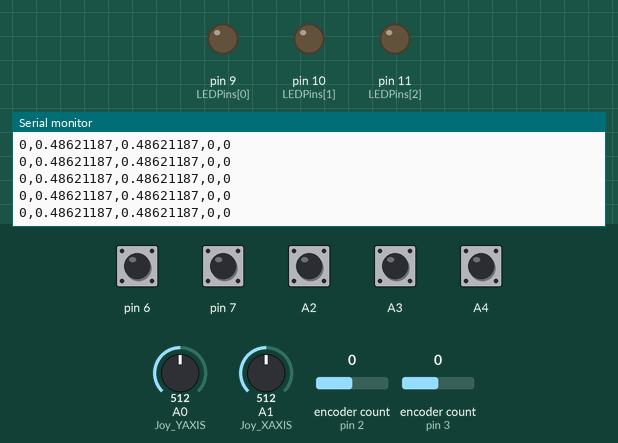
Bench run of a sketch on a simulated Arduino Uno, built with avr-gcc and run on an emulated ATmega328P. On the bench: output pins drawn as LEDs (lit = HIGH), the last lines printed to the serial monitor. Inputs (shaded band) come from the test bench; at power-on: A2–4, pin 6, pin 7 HIGH, A0 (Joy_YAXIS) = 512, A1 (Joy_XAXIS) = 512, encoder count (sensors on pin 2, pin 3) 0.

Above: at 13.2 s.
13.3 s: A0 (Joy_YAXIS) set to 353
At 14.0 s:
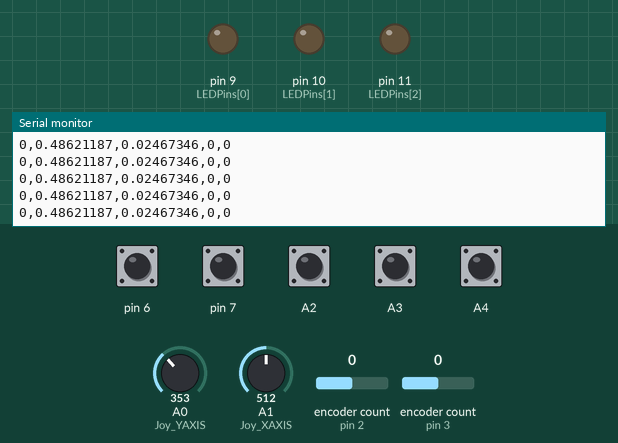
16.3 s: A0 (Joy_YAXIS) set to 327
At 16.8 s:
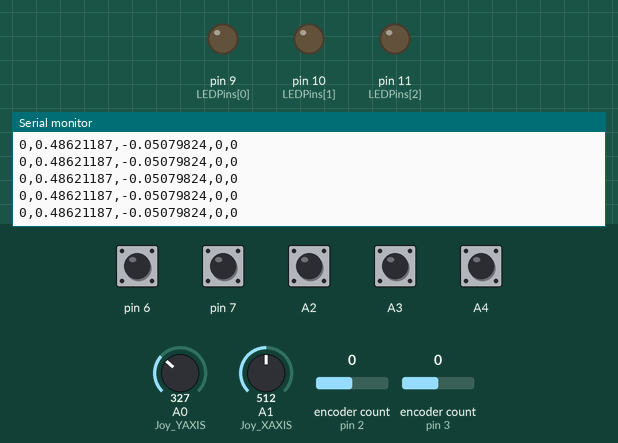
Timing chart, 0 to 19.3 s (numbered marks = the images above; inputs shaded):
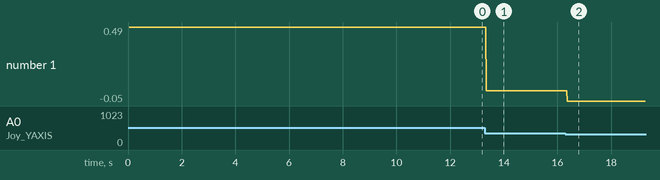

Measured:
- after the input at 13.3 s, the serial monitor: prints a new line after 0.06 s (image 1)
- after the input at 16.3 s, the serial monitor: prints a new line after 0.07 s (image 2)
- plotted number 1: 0.49 → 0.02 after the input at 13.3 s, 0.02 → -0.05 after the input at 16.3 s

The sketch:

ArduinoSketch.ino
```cpp
#include<Uduino.h>
#include<Encoder.h>

struct Button {
  byte pin;
  unsigned long lastPressed;

  public:
    Button (byte buttonPin) {
      pin = buttonPin;
      pinMode(buttonPin, INPUT_PULLUP);
      lastPressed = 0;
    }

    bool read_down() {
      bool pressed = false;
      if (digitalRead(pin) == LOW) {
        pressed = (millis() - lastPressed > 50);
        lastPressed = millis();
      }
      return pressed;
    }

    bool read() {
      return digitalRead(pin) == LOW;
    }
};

// ====================================================== //

Uduino uduino("Uno");

Encoder encoders[] = {Encoder(2, 4), Encoder(3, 5)};
Button buttons[] = {Button(6), Button(7), Button(A2), Button(A3), Button(A4)};

#define Joy_XAXIS A1
#define Joy_YAXIS A0
#define Joy_LIMIT 344.5

byte LEDPins[] = {9, 10, 11};

// ====================================================== //

void setup() {
  Serial.begin(9600);
  Serial.println("Buttons:,Analog_X:,Analog_Y:,Encoder_1:,Encoder_2:");

  uduino.addCommand("SetLED", set_led);
  uduino.addCommand("SetLEDs", set_leds);
  for (int LEDPin : LEDPins) pinMode(LEDPin, OUTPUT);
}

void loop() {
  uduino.update();

  byte buttonStates = 0;
  for (int i = 0; i < 5; i++) buttonStates += (1 << i) * buttons[i].read();

  Serial.print(buttonStates);
  Serial.print(',');
  Serial.print(analogRead(Joy_XAXIS) / Joy_LIMIT - 1.0, 8);
  Serial.print(',');
  Serial.print(analogRead(Joy_YAXIS) / Joy_LIMIT - 1.0, 8);
  Serial.print(',');
  Serial.print(-encoders[0].read() / 4);
  Serial.print(',');
  Serial.print(-encoders[1].read() / 4);

  Serial.println("");
}

void set_led() {
  int parameters = uduino.getNumberOfParameters();
  if(parameters >= 2) {
    int valueOne = uduino.charToInt(uduino.nextParameter());
    int valueTwo = uduino.charToInt(uduino.nextParameter());
    analogWrite(LEDPins[valueOne], valueTwo);
  }
}

void set_leds() {
  int parameters = uduino.getNumberOfParameters();
  if(parameters >= 3) {
    analogWrite(LEDPins[0], uduino.charToInt(uduino.nextParameter()));
    analogWrite(LEDPins[1], uduino.charToInt(uduino.nextParameter()));
    analogWrite(LEDPins[2], uduino.charToInt(uduino.nextParameter()));
  }
}
```
